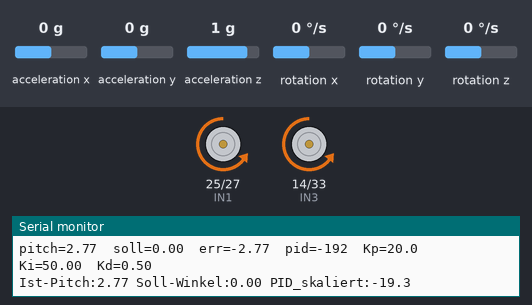
The sketch below on a simulated ESP32. Shown: motor-driver pin pairs drawn as motors (green arrow = first pin HIGH = forward, orange = second pin HIGH = backward, longer = more drive, scaled by the enable pin), the last lines printed to the serial monitor. Wiring (inferred from the names in the program): MPU-9250 motion sensor at I2C address 0x68. The inputs (shaded band) are chosen by the test bench; at power-on: acceleration x 0 g, rotation y 0 °/s, acceleration y 0 g, acceleration z 1 g, rotation x 0 °/s, rotation z 0 °/s.

Above: at 4.35 s.
4.4 s: acceleration x set to 0.8 g
At 4.48 s:
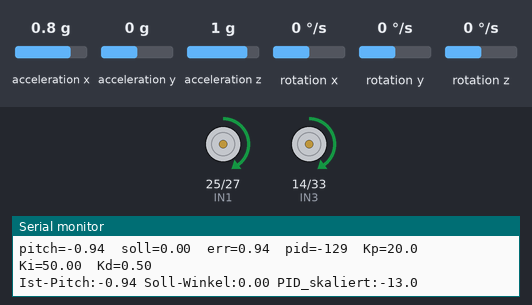
6.8 s: rotation y set to 2 °/s
8.5 s: rotation y set to 5 °/s
At 9.6 s:
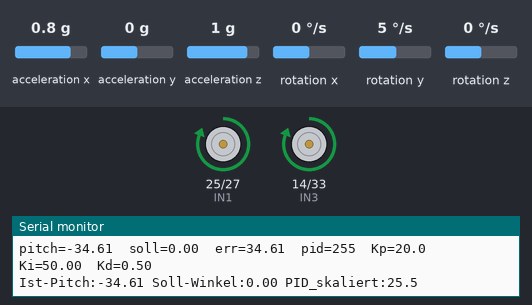
10.1 s: acceleration x set to -0.8 g
At 11.4 s:
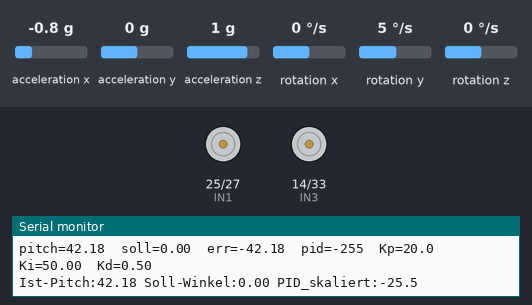
12.1 s: rotation y set to -24 °/s
14.3 s: rotation y set to -29 °/s
At 14.7 s:
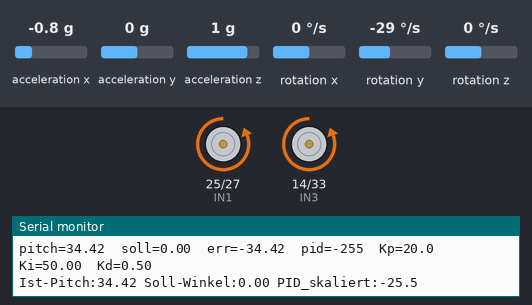
Timing chart, 0 to 16.9 s (numbered marks = the images above; inputs shaded):
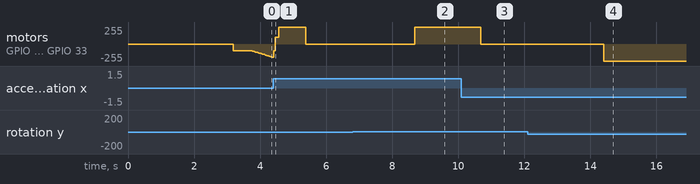

Measured:
- the behaviour switches between 3 and 4 °/s on rotation y (found by bisection; images 1 and 2)
- the behaviour switches between -25 and -26 °/s on rotation y (found by bisection; images 3 and 4)
- after the input at 8.5 s, motor on GPIO 25 (IN1) / GPIO 27 (IN2), motor on GPIO 14 (IN3) / GPIO 33 (IN4): stopped → forward 255/255 after 0.18 s
- after the input at 10.1 s, motor on GPIO 25 (IN1) / GPIO 27 (IN2), motor on GPIO 14 (IN3) / GPIO 33 (IN4): forward 255/255 → stopped after 0.59 s
- after the input at 14.3 s, motor on GPIO 25 (IN1) / GPIO 27 (IN2), motor on GPIO 14 (IN3) / GPIO 33 (IN4): stopped → backward 255/255 after 0.10 s

The sketch:

SBR.ino
```cpp
/*
  Self-Balancing Robot - ESP32
  MPU6500 (I2C) + Webserver + PID + L298N

  -------------------------------------------------------
  MPU6500 Wiring
  -------------------------------------------------------
  VCC  -> 3V3
  GND  -> GND
  SDA  -> GPIO23
  SCL  -> GPIO18
  NCS  -> 3V3   (aktiviert I2C Modus!)
  AD0  -> GND   (I2C Adresse 0x68)

  -------------------------------------------------------
  L298N Wiring
  -------------------------------------------------------
  ENA  -> GPIO26
  IN1  -> GPIO25
  IN2  -> GPIO27
  IN3  -> GPIO14
  IN4  -> GPIO33
  ENB  -> GPIO32

  -------------------------------------------------------
  Webserver
  -------------------------------------------------------
  1. Mit dem Netzwerk "ESP32-Control" verbinden (Passwort: 12345678)
  2. Browser: http://192.168.4.1
*/

#include <WiFi.h>
#include <WebServer.h>
#include <ArduinoJson.h>
#include <Wire.h>

// =======================================================
// WiFi
// =======================================================

const char* ssid     = "ESP32-Control";
const char* password = "12345678";

WebServer server(80);

// =======================================================
// Motor Pins
// =======================================================

const int ENA = 26;
const int IN1 = 25;
const int IN2 = 27;

const int IN3 = 14;
const int IN4 = 33;
const int ENB = 32;

const int PWM_FREQ       = 1000;    // Niedrige Frequenz für besseres Drehmoment am L298N
const int PWM_RESOLUTION = 8;       // 0-255
const int MAX_PWM        = 255;
const int MIN_START_PWM  = 100;      // Mindestwert damit Motoren anlaufen

// Motor-Trimm-Faktor
const float TRIM_LEFT  = 1.00f;  // 100% Leistung
const float TRIM_RIGHT = 1.00f;  // 100% Leistung

// =======================================================
// MPU6500
// =======================================================

#define MPU_ADDR  0x68
#define LOOP_HZ   200
#define LOOP_US   (1000000 / LOOP_HZ)  // 5000 us

const float COMPLEMENTARY_ALPHA = 0.98f;
const float GYRO_LP_ALPHA       = 0.8f;
const float ACCEL_MAG_HIGH      = 13.0f;
const float ACCEL_MAG_LOW       =  9.0f;
const int   CALIB_SAMPLES       = 500;

float pitchDeg         = 0.0f;
float gyroOffsetY      = 0.0f;
float gyroRateFiltered = 0.0f;

// Mechanischer Offset, um den physikalischen Schwerpunkt zu trimmen
float angleOffset      = -2.8f;

// =======================================================
// PID
// =======================================================

float Kp = 20.0f;
float Ki = 50.0f;
float Kd = 0.5f;

float setpointDeg   = 0.0f;
float integral      = 0.0f;
float previousError = 0.0f;

const float INTEGRAL_LIMIT   = 300.0f;
const float FALL_ANGLE_LIMIT = 35.0f;

// =======================================================
// Joystick
// =======================================================

float joystickX = 0.0f;
float joystickY = 0.0f;

const float JOYSTICK_ANGLE_TRIM_MAX = 4.0f;

// =======================================================
// Timing
// =======================================================

unsigned long lastLoopMicros   = 0;
unsigned long lastSerialMillis = 0;

// =======================================================
// Website (Aktualisiert mit Offset-Buttons)
// =======================================================

const char MAIN_page[] PROGMEM = R"=====(
<!DOCTYPE html>
<html>
<head>
  <meta name="viewport" content="width=device-width, initial-scale=1">
  <title>Robot Controller</title>
  <style>
    body {
      background: #202020;
      color: white;
      text-align: center;
      font-family: Arial;
      user-select: none;
    }
    canvas {
      display: block;
      margin: 20px auto;
      touch-action: none;
    }
    input {
      font-size: 20px;
      width: 120px;
      padding: 8px;
      margin: 5px;
    }
    label {
      font-size: 20px;
    }
    .pid-row, .offset-row {
      display: flex;
      justify-content: center;
      gap: 20px;
      flex-wrap: wrap;
      margin: 10px 0;
    }
    .pid-field {
      display: flex;
      flex-direction: column;
      align-items: center;
    }
    button {
      font-size: 20px;
      padding: 10px 30px;
      margin: 10px;
      background: #505050;
      color: white;
      border: none;
      border-radius: 8px;
      cursor: pointer;
    }
    button:active {
      background: #707070;
    }
    .btn-offset {
      font-size: 24px;
      padding: 15px 25px;
      background: #2c5282;
    }
    .btn-offset:active {
      background: #4299e1;
    }
    #status     { font-size: 16px; color: #aaa; margin-top: 8px; }
    #pid-status { font-size: 16px; color: #aaa; margin-top: 8px; }
    #offset-val { font-size: 24px; font-weight: bold; color: #63b3ed; margin: 10px 0; }
  </style>
</head>
<body>

  <h1>ESP32 Robot Controller</h1>

  <h2>Joystick</h2>
  <canvas id="joystick" width="250" height="250"></canvas>
  <p id="status"></p>

  <h2>Balance Nullpunkt-Trimmung</h2>
  <div id="offset-val">0.0°</div>
  <div class="offset-row">
    <button class="btn-offset" onclick="adjustOffset(-0.1)">- 0.1°</button>
    <button class="btn-offset" onclick="adjustOffset(0.1)">+ 0.1°</button>
  </div>

  <h2>PID-Parameter</h2>
  <div class="pid-row">
    <div class="pid-field">
      <label>Kp</label>
      <input type="number" id="kp" value="20.0" step="0.01"> </div>
    <div class="pid-field">
      <label>Ki</label>
      <input type="number" id="ki" value="5.00" step="0.01">
    </div>
    <div class="pid-field">
      <label>Kd</label>
      <input type="number" id="kd" value="0.5" step="0.01"> </div>
  </div>

  <button onclick="sendPID()">Speichern</button>
  <p id="pid-status"></p>

  <script>
    const canvas = document.getElementById("joystick");
    const ctx = canvas.getContext("2d");

    const cx = canvas.width / 2;
    const cy = canvas.height / 2;
    const radius = 100;
    const knobRadius = 30;

    let knobX = cx;
    let knobY = cy;
    let active = false;
    let joyX = 0;
    let joyY = 0;
    let currentOffset = 0.0;

    function drawJoystick() {
      ctx.clearRect(0, 0, canvas.width, canvas.height);

      ctx.beginPath();
      ctx.arc(cx, cy, radius, 0, Math.PI * 2);
      ctx.fillStyle = "#404040";
      ctx.fill();
      ctx.strokeStyle = "#606060";
      ctx.lineWidth = 2;
      ctx.stroke();

      ctx.strokeStyle = "#606060";
      ctx.lineWidth = 1;
      ctx.beginPath();
      ctx.moveTo(cx - radius, cy);
      ctx.lineTo(cx + radius, cy);
      ctx.stroke();
      ctx.beginPath();
      ctx.moveTo(cx, cy - radius);
      ctx.lineTo(cx, cy + radius);
      ctx.stroke();

      ctx.beginPath();
      ctx.arc(knobX, knobY, knobRadius, 0, Math.PI * 2);
      ctx.fillStyle = active ? "#909090" : "#707070";
      ctx.fill();
    }

    function updateKnob(x, y) {
      const dx = x - cx;
      const dy = y - cy;
      const dist = Math.sqrt(dx * dx + dy * dy);
      const maxDist = radius - knobRadius;

      if (dist < maxDist) {
        knobX = x;
        knobY = y;
      } else {
        knobX = cx + (dx / dist) * maxDist;
        knobY = cy + (dy / dist) * maxDist;
      }

      joyX =  (knobX - cx) / maxDist;
      joyY = -(knobY - cy) / maxDist;

      drawJoystick();
      sendJoystick();
    }

    function resetKnob() {
      knobX = cx;
      knobY = cy;
      joyX = 0;
      joyY = 0;
      active = false;
      drawJoystick();
      sendJoystick();
    }

    function getPos(e) {
      const rect = canvas.getBoundingClientRect();
      const touch = e.touches ? e.touches[0] : e;
      return { x: touch.clientX - rect.left, y: touch.clientY - rect.top };
    }

    canvas.addEventListener("touchstart",  function(e) { e.preventDefault(); active = true; updateKnob(getPos(e).x, getPos(e).y); });
    canvas.addEventListener("touchmove",   function(e) { e.preventDefault(); updateKnob(getPos(e).x, getPos(e).y); });
    canvas.addEventListener("touchend",    function(e) { e.preventDefault(); resetKnob(); });
    canvas.addEventListener("mousedown",   function(e) { active = true; updateKnob(getPos(e).x, getPos(e).y); });
    canvas.addEventListener("mousemove",   function(e) { if (!active) return; updateKnob(getPos(e).x, getPos(e).y); });
    canvas.addEventListener("mouseup",     resetKnob);
    canvas.addEventListener("mouseleave",  function() { if (active) resetKnob(); });

    function sendJoystick() {
      fetch("/joystick", {
        method: "POST",
        headers: { "Content-Type": "application/json" },
        body: JSON.stringify({ x: joyX.toFixed(3), y: joyY.toFixed(3) })
      });
      document.getElementById("status").innerText =
        "X: " + joyX.toFixed(2) + "  Y: " + joyY.toFixed(2);
    }

    function adjustOffset(val) {
      currentOffset += val;
      // Rundung auf 1 Nachkommastelle, um JS-Fließkommafehler zu vermeiden
      currentOffset = Math.round(currentOffset * 10) / 10;
      document.getElementById("offset-val").innerText = (currentOffset > 0 ? "+" : "") + currentOffset.toFixed(1) + "°";

      fetch("/offset", {
        method: "POST",
        headers: { "Content-Type": "application/json" },
        body: JSON.stringify({ offset: currentOffset })
      });
    }

    function sendPID() {
      let kp = parseFloat(document.getElementById("kp").value);
      let ki = parseFloat(document.getElementById("ki").value);
      let kd = parseFloat(document.getElementById("kd").value);

      fetch("/pid", {
        method: "POST",
        headers: { "Content-Type": "application/json" },
        body: JSON.stringify({ kp: kp, ki: ki, kd: kd })
      })
      .then(() => {
        document.getElementById("pid-status").innerText =
          "✓ Gespeichert  Kp:" + kp + "  Ki:" + ki + "  Kd:" + kd;
      })
      .catch(() => {
        document.getElementById("pid-status").innerText = "✗ Fehler";
      });
    }

    drawJoystick();
  </script>
</body>
</html>
)=====";

// =======================================================
// Motor Funktionen
// =======================================================

void setMotor(int ena, int in1, int in2, int command) {
  command = constrain(command, -255, 255);
  int pwm = abs(command);

  if (pwm > 0 && pwm < MIN_START_PWM) {
    pwm = MIN_START_PWM;
  }

  pwm = constrain(pwm, 0, MAX_PWM);

  if (command > 0) {
    digitalWrite(in1, HIGH);
    digitalWrite(in2, LOW);
  } else if (command < 0) {
    digitalWrite(in1, LOW);
    digitalWrite(in2, HIGH);
  } else {
    digitalWrite(in1, LOW);
    digitalWrite(in2, LOW);
    pwm = 0;
  }

  ledcWrite(ena, pwm);
}

void setMotors(int command) {
  // Berechne getrennte Commands für beide Motoren
  int commandLeft  = (int)(command * TRIM_LEFT);
  int commandRight = (int)(command * TRIM_RIGHT);

  // Steuer die Motoren getrennt an
  setMotor(ENA, IN1, IN2, commandLeft);
  setMotor(ENB, IN3, IN4, commandRight);
}

void stopMotors() {
  setMotors(0);
}

// =======================================================
// I2C Hilfsfunktionen
// =======================================================

void writeMPU(byte reg, byte val) {
  Wire.beginTransmission(MPU_ADDR);
  Wire.write(reg);
  Wire.write(val);
  Wire.endTransmission();
}

void readAll(float &ax, float &ay, float &az,
             float &gx, float &gy, float &gz) {

  Wire.beginTransmission(MPU_ADDR);
  Wire.write(0x3B);
  Wire.endTransmission(false);
  Wire.requestFrom(MPU_ADDR, 14);

  int16_t rawAx = (Wire.read() << 8) | Wire.read();
  int16_t rawAy = (Wire.read() << 8) | Wire.read();
  int16_t rawAz = (Wire.read() << 8) | Wire.read();
  Wire.read(); Wire.read();
  int16_t rawGx = (Wire.read() << 8) | Wire.read();
  int16_t rawGy = (Wire.read() << 8) | Wire.read();
  int16_t rawGz = (Wire.read() << 8) | Wire.read();

  ax = (rawAx / 16384.0f) * 9.81f;
  ay = (rawAy / 16384.0f) * 9.81f;
  az = (rawAz / 16384.0f) * 9.81f;

  gx = rawGx / 65.5f;
  gy = rawGy / 65.5f;
  gz = rawGz / 65.5f;
}

// =======================================================
// Kalibrierung
// =======================================================

void calibrateGyro() {
  Serial.println("Kalibriere Gyro - Roboter stillhalten...");
  float sumY = 0.0f;

  for (int i = 0; i < CALIB_SAMPLES; i++) {
    float ax, ay, az, gx, gy, gz;
    readAll(ax, ay, az, gx, gy, gz);
    sumY += gy;
    delay(2);
  }

  gyroOffsetY = sumY / CALIB_SAMPLES;
  Serial.print("Gyro Offset Y: ");
  Serial.println(gyroOffsetY, 4);
  Serial.println("Kalibrierung fertig.");
}

// =======================================================
// Pitch berechnen
// =======================================================

void updatePitch(float dt,
                 float ax, float ay, float az,
                 float gy) {

  float accelPitch = atan2(-ax, az) * 180.0f / PI;
  float gyroRate   = gy - gyroOffsetY;

  if (isnan(accelPitch) || isnan(gyroRate)) return;

  gyroRate = constrain(gyroRate, -500.0f, 500.0f);

  gyroRateFiltered = GYRO_LP_ALPHA * gyroRateFiltered
                    + (1.0f - GYRO_LP_ALPHA) * gyroRate;

  float accelMag = sqrt(ax*ax + ay*ay + az*az);
  float alpha    = (accelMag > ACCEL_MAG_HIGH ||
                    accelMag < ACCEL_MAG_LOW) ? 1.0f : COMPLEMENTARY_ALPHA;

  // Mathematisch berechneter Roh-Pitch
  float rawPitch = alpha * (pitchDeg + angleOffset + gyroRateFiltered * dt)
                   + (1.0f - alpha) * accelPitch;

  // Ziehe hier den Trimm-Offset ab, um den physikalischen Nullpunkt zu verschieben
  pitchDeg = rawPitch - angleOffset;

  pitchDeg = constrain(pitchDeg, -90.0f, 90.0f);
}

// =======================================================
// PID
// =======================================================

float computePID(float dt) {
  setpointDeg = joystickY * JOYSTICK_ANGLE_TRIM_MAX;

  float error = setpointDeg - pitchDeg;

  integral += error * dt;
  integral  = constrain(integral, -INTEGRAL_LIMIT, INTEGRAL_LIMIT);

  // Nutzen des stabilen, festen DT-Kehrwerts (0.005s für 200Hz) für saubere D-Anteile
  const float FIXED_DT = 0.005f;
  float derivative  = (error - previousError) / FIXED_DT;
  previousError     = error;

  float output = Kp * error
               + Ki * integral
               + Kd * derivative;

  return constrain(output, -255.0f, 255.0f);
}

// =======================================================
// Webserver Handler
// =======================================================

void handleRoot() {
  server.send(200, "text/html", MAIN_page);
}

void handleJoystick() {
  if (server.hasArg("plain")) {
    String body = server.arg("plain");
    StaticJsonDocument<64> doc;
    if (deserializeJson(doc, body)) {
      server.send(400, "text/plain", "JSON Error");
      return;
    }
    joystickX = constrain((float)doc["x"], -1.0f, 1.0f);
    joystickY = constrain((float)doc["y"], -1.0f, 1.0f);
  }
  server.send(200, "text/plain", "OK");
}

// NEU: Empfängt den Justierungswert von der Website
void handleOffset() {
  if (server.hasArg("plain")) {
    String body = server.arg("plain");
    StaticJsonDocument<64> doc;
    if (deserializeJson(doc, body)) {
      server.send(400, "text/plain", "JSON Error");
      return;
    }
    angleOffset = doc["offset"];
    Serial.print("Neuer Balance-Offset eingestellt: ");
    Serial.print(angleOffset, 1);
    Serial.println("°");
  }
  server.send(200, "text/plain", "OK");
}

void handlePID() {
  if (server.hasArg("plain")) {
    String body = server.arg("plain");
    StaticJsonDocument<96> doc;
    if (deserializeJson(doc, body)) {
      server.send(400, "text/plain", "JSON Error");
      return;
    }
    Kp = doc["kp"];
    Ki = doc["ki"];
    Kd = doc["kd"];

    integral      = 0.0f;
    previousError = 0.0f;

    Serial.println("--- PID gespeichert ---");
    Serial.print("Kp: "); Serial.println(Kp, 3);
    Serial.print("Ki: "); Serial.println(Ki, 3);
    Serial.print("Kd: "); Serial.println(Kd, 3);
    Serial.println("-----------------------");
  }
  server.send(200, "text/plain", "OK");
}

// =======================================================
// Setup
// =======================================================

void setup() {
  Serial.begin(115200);
  delay(1000);
  Serial.println("ESP32 startet...");

  // Motor Pins
  pinMode(IN1, OUTPUT);
  pinMode(IN2, OUTPUT);
  pinMode(IN3, OUTPUT);
  pinMode(IN4, OUTPUT);

  ledcAttach(ENA, PWM_FREQ, PWM_RESOLUTION);
  ledcAttach(ENB, PWM_FREQ, PWM_RESOLUTION);

  stopMotors();

  // WiFi
  WiFi.softAP(ssid, password);
  Serial.print("IP Adresse: ");
  Serial.println(WiFi.softAPIP());

  server.on("/",         handleRoot);
  server.on("/joystick", HTTP_POST, handleJoystick);
  server.on("/pid",      HTTP_POST, handlePID);
  server.on("/offset",   HTTP_POST, handleOffset); // NEU: Endpunkt registrieren
  server.begin();
  Serial.println("Webserver gestartet");

  // I2C
  Wire.begin(23, 18);
  Wire.setClock(400000);
  delay(100);

  // MPU6500 initialisieren
  writeMPU(0x6B, 0x80);   // Reset
  delay(100);
  writeMPU(0x6B, 0x01);   // Wake up
  delay(100);
  writeMPU(0x68, 0x07);   // Signal Path Reset
  delay(100);
  writeMPU(0x1B, 0x08);   // Gyro:  +-500 deg/s
  writeMPU(0x1C, 0x00);   // Accel: +-2g
  writeMPU(0x1A, 0x01);   // DLPF:  184 Hz

  Wire.beginTransmission(MPU_ADDR);
  Wire.write(0x75);
  Wire.endTransmission(false);
  Wire.requestFrom(MPU_ADDR, 1);
  Serial.print("WHO_AM_I: 0x");
  Serial.println(Wire.read(), HEX);

  calibrateGyro();

  // Startwinkel
  float ax, ay, az, gx, gy, gz;
  readAll(ax, ay, az, gx, gy, gz);
  pitchDeg = atan2(-ax, az) * 180.0f / PI;

  Serial.print("Start-Pitch: ");
  Serial.println(pitchDeg, 2);
  Serial.println("READY");

  lastLoopMicros = micros();
}

// =======================================================
// Loop - 200 Hz
// =======================================================

void loop() {
  server.handleClient();

  unsigned long now = micros();
  if (now - lastLoopMicros < LOOP_US) return;

  float dt = (now - lastLoopMicros) / 1000000.0f;
  lastLoopMicros = now;

  // Nach langer Pause: neu initialisieren
  if (dt > 0.05f) {
    float ax, ay, az, gx, gy, gz;
    readAll(ax, ay, az, gx, gy, gz);
    pitchDeg      = atan2(-ax, az) * 180.0f / PI;
    integral      = 0.0f;
    previousError = 0.0f;
    stopMotors();
    return;
  }

  float ax, ay, az, gx, gy, gz;
  readAll(ax, ay, az, gx, gy, gz);

  updatePitch(dt, ax, ay, az, gy);

  if (abs(pitchDeg) > FALL_ANGLE_LIMIT) {
    // Roboter umgefallen
    stopMotors();
    integral      = 0.0f;
    previousError = 0.0f;
  } else {
    int motorCommand = (int)computePID(dt);
    setMotors(motorCommand);
  }

  // Ausgabe mit 10 Hz
  if (millis() - lastSerialMillis >= 100) {
    lastSerialMillis = millis();
    Serial.print("pitch=");  Serial.print(pitchDeg, 2);
    Serial.print("  soll="); Serial.print(setpointDeg, 2);
    Serial.print("  err=");  Serial.print(setpointDeg - pitchDeg, 2);
    // Festes dt für die serielle PID-Kontrollanzeige nutzen, um Fehlanzeigen im Log zu vermeiden
    Serial.print("  pid=");  Serial.print((int)computePID(0.005f));
    Serial.print("  Kp=");   Serial.print(Kp, 1);
    Serial.print("  Ki=");   Serial.print(Ki, 2);
    Serial.print("  Kd=");   Serial.println(Kd, 2);

    // Format für den Arduino IDE Seriellen Plotter
    Serial.print("Ist-Pitch:"); Serial.print(pitchDeg, 2);
    Serial.print(" ");
    Serial.print("Soll-Winkel:"); Serial.print(setpointDeg, 2);
    Serial.print(" ");

    // Da PID bis 255 geht, teilen wir es durch 10 (skalieren),
    // damit es im selben Diagramm wie die Gradzahlen (-35 bis +35) gut lesbar ist.
    Serial.print("PID_skaliert:"); Serial.print((computePID(0.005f) / 10.0f), 1);

    Serial.println(); // Wichtig: Zeilenumbruch beendet den aktuellen Datenpunkt
  }
}
```
